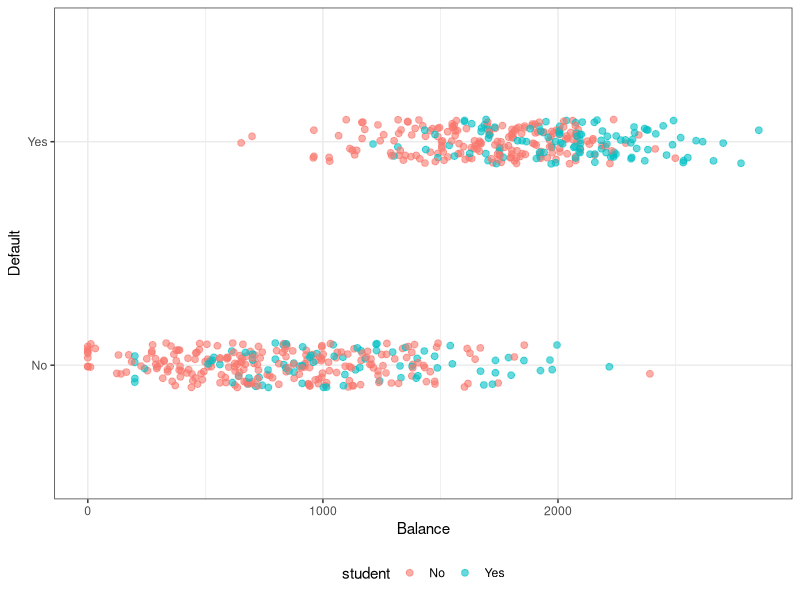
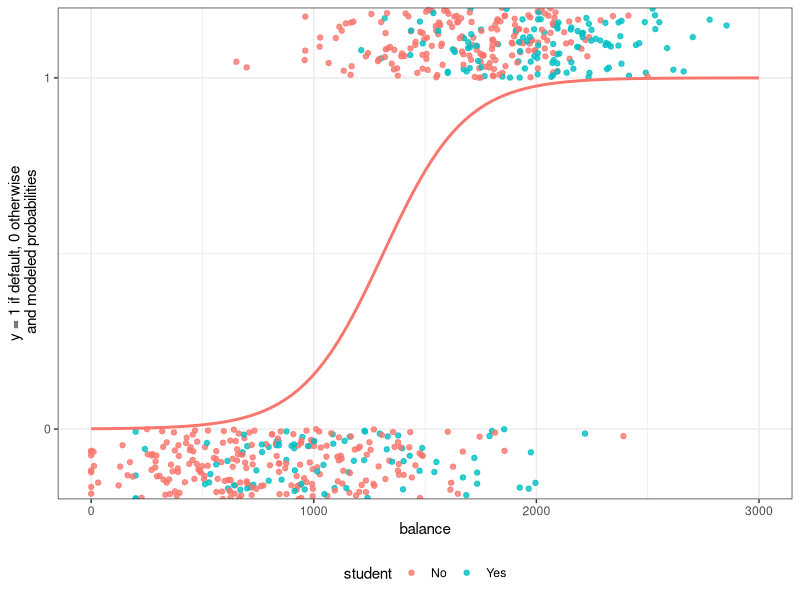

Source code (R) for these figures, in order:
#question1
library(tidyverse)
my_defaults <- read.csv("defaults.csv")
set.seed(17053777)
my_defaults <- my_defaults %>% 
  mutate(student = factor(student)) %>%
  mutate(default = factor(default)) %>%
  sample_n(600)


#question2
library(farver)
my_defaults %>% 
  ggplot(aes(x = balance, y = default, colour = student)) +
  geom_jitter(alpha = 0.6, size = 2, height = 0.1) +
  labs(x = "Balance", y = "Default") +
  theme_bw() +
  theme(legend.position = "bottom")
# Yes, we can predict a credit card holder will default using their credit card balance.
# It does not depend on whether they are student or not since there is no obvious separation between students and non students.



#Question3
m1 <- glm(default ~ balance + 
            student +
            balance:student,
          family = binomial(logit),
          data = my_defaults )
summary(m1)


#question4
m2 <- glm(default ~ balance + 
            student,
          family = binomial(logit),
          data = my_defaults)
summary(m2)


#question5
anova(m2, m1, test = "Chisq")
# p-value from Chi suqare test =  0.9204, p value is greater than 0.05, so we don't reject.
# null hypothesis: there is no interaction
# so the interaction between balance and student is not statistically significant.

#question6
# i)
# 0 for No, 1 for Yes
# log(P/(1-P)) = -7.12
# odds = p/(1-P) = e ^ (-7.12)
# p = 1/(1 + e^ (-(-7.12))) = 0.000808
# If that is non student with balance of 0, there is a really small chance to default.

# ii)
# 0 for No, 1 for Yes
# log(P/(1-P)) = -7.12 - 1.37 * 1 = -8.49
# odds = p/(1-P) = e ^ (-8.49)
# p = 1/(1 + e^ (-(-8.49))) = 0.000205471
# If that is a student with balance of 0, there is also a really small chance to default.

# iii)
# For a $1 increase in balance, the odds of default are multiples by exp(0.0054286)


# question7
new_data <- tibble(balance = 1500, student = c("No", "Yes"))
new_data
predict(m2, new_data, type = "response")
# For non student, there will be 0.7349841 probability to default if with balance $1500.
# For student, there will be 0.4136374  probability to default if with balance $1500.
# There is a higher probability for non-student to default with a balance of $1500. 

#question8
# Apparent Error Ratio = (False Positives + False negatives) / total number
# Apparent Error Ratio = (42 + 33) / 600 = 0.125


# save coefficient values 
b0_N <- coef(m2)[[1]] # intercept, not student
b1_N <- coef(m2)[[2]] # logit slope, not student 
# you need to create variables for b0_Y and b1_Y 
# create b0_Y the intercept for students 
# create b1_Y the logit slope for students 
# plot the data and curves # balances data for plotting 
plot_balances <- tibble(balance = seq(0, 3000, 500)) 
ggplot(my_defaults, aes( 
  x = balance,
  y = ifelse(default == "No", -0.1, 1.1), # plot observed points below 0 and above 1
  colour = student )) + geom_jitter(alpha = 0.8, height = 0.1) +
  # plot curve for not students (assumes you have variables for b0_N, b1_N)
  geom_function( data = plot_balances, aes(x = balance), inherit.aes = FALSE,# does not use parent ggplot's aesthetics
                 fun = function(x) plogis(b0_N + b1_N * x), # plogis does expit conversion
                 size = 1, colour = "#F8766D" # emulate ggplot default colours :)
  ) + geom_function(
    # plot curve for students (assumes you have variables for b0_Y, b1_Y)
    data = plot_balances, aes(x = balance), 
    inherit.aes = FALSE, 
    fun = function(x) plogis(b0_Y + b1_Y * x),
    size = 1, colour = "#00BFC4" # emulate ggplot default colours :) 
    ) + # tidy up R's default y-axis 
  scale_y_continuous(expand = c(0, 0), limits = c(-0.2, 1.2), breaks = c(0, 1)) + 
  labs(x = "balance", y = "y = 1 if default, 0 otherwise\n and modeled probabilities") + 
  theme_bw() +
  theme(legend.position = "bottom")

